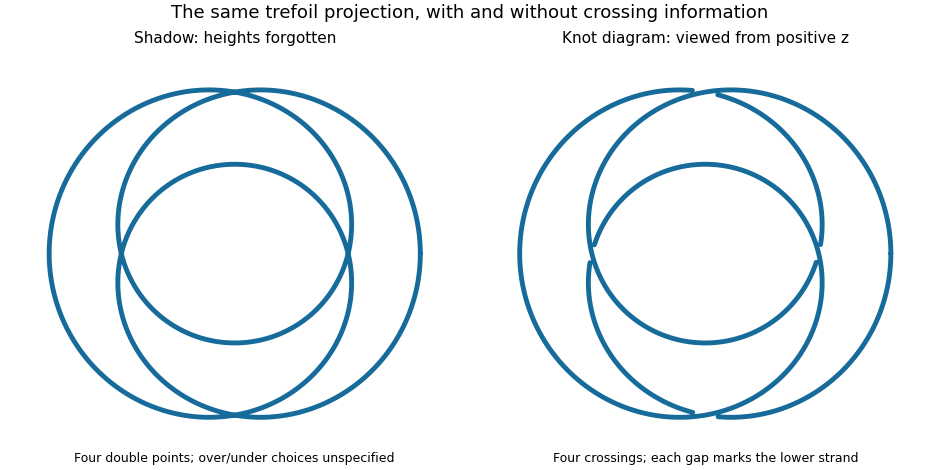

The script that saved this image:
"""Draw the verified four-crossing xy projection of meridional T(2,3).

All double points are derived from positive radius and equal polar angles:
t' - t = 2π/3 or 4π/3, and cos(2t') = cos(2t).
The four unordered pairs below exhaust these possibilities. Underpassing
parameters are masked, never the higher branches. This is not a minimum
crossing diagram. Run from the output directory; writes knot-crossing-diagram.png.
Tested with Python 3.14.4, NumPy 2.3.5 and Matplotlib 3.10.7.
"""

from pathlib import Path

import matplotlib

matplotlib.use("Agg")
import matplotlib.pyplot as plt
import numpy as np


R, r = 2.0, 0.7
PAIRS = np.pi * np.array([[1 / 6, 5 / 6], [1 / 3, 5 / 3], [2 / 3, 4 / 3], [7 / 6, 11 / 6]])
GAP_HALF_WIDTH = 0.026


def curve(t):
    rho = R + r * np.cos(2 * t)
    return np.stack((rho * np.cos(3 * t), rho * np.sin(3 * t), r * np.sin(2 * t)), axis=-1)


def projected_tangent(t):
    rho, drho = R + r * np.cos(2 * t), -2 * r * np.sin(2 * t)
    return np.array([drho * np.cos(3 * t) - 3 * rho * np.sin(3 * t), drho * np.sin(3 * t) + 3 * rho * np.cos(3 * t)])


def periodic_distance(t, center):
    return np.abs((t - center + np.pi) % (2 * np.pi) - np.pi)


def main():
    under, over, crossing_points = [], [], []
    for a, b in PAIRS:
        first, second = curve(a), curve(b)
        assert np.allclose(first[:2], second[:2], atol=1e-12)
        assert np.allclose([first[2], second[2]], [r * np.sin(2 * a), r * np.sin(2 * b)])
        assert np.isclose(first[2], -second[2])
        assert np.isclose(abs(first[2]), r * np.sqrt(3) / 2)
        va, vb = projected_tangent(a), projected_tangent(b)
        assert abs(va[0] * vb[1] - va[1] * vb[0]) > 1
        under.append(a if first[2] < second[2] else b)
        over.append(b if first[2] < second[2] else a)
        crossing_points.append(first[:2])
    assert len(np.unique(np.round(crossing_points, 10), axis=0)) == 4
    # Every underpass is actually removed; every overpass remains intact.
    assert all(periodic_distance(u, v) > 2 * GAP_HALF_WIDTH for u in under for v in over)
    assert all(curve(u)[2] < 0 < curve(v)[2] for u, v in zip(under, over))

    t = np.linspace(0, 2 * np.pi, 12001)
    points = curve(t)
    gaps = np.zeros(t.shape, dtype=bool)
    for parameter in under:
        gaps |= periodic_distance(t, parameter) < GAP_HALF_WIDTH
    broken = points.copy()
    broken[gaps] = np.nan
    for parameter in under:
        assert gaps[np.argmin(periodic_distance(t, parameter))]
    for parameter in over:
        assert not gaps[np.argmin(periodic_distance(t, parameter))]

    fig, axes = plt.subplots(1, 2, figsize=(9.4, 4.7), layout="constrained")
    fig.patch.set_facecolor("white")
    fig.suptitle("The same trefoil projection, with and without crossing information", fontsize=13)
    for ax, drawing, title in zip(axes, [points, broken], ["Shadow: heights forgotten", "Knot diagram: viewed from positive z"]):
        ax.plot(drawing[:, 0], drawing[:, 1], color="#176b9a", linewidth=3.5, solid_capstyle="round")
        ax.set(xlim=(-2.95, 2.95), ylim=(-2.95, 2.95), aspect="equal")
        ax.set_title(title, fontsize=11)
        ax.axis("off")
    axes[0].text(0.5, -0.015, "Four double points; over/under choices unspecified", transform=axes[0].transAxes, ha="center", fontsize=9)
    axes[1].text(0.5, -0.015, "Four crossings; each gap marks the lower strand", transform=axes[1].transAxes, ha="center", fontsize=9)
    fig.savefig(Path.cwd() / "knot-crossing-diagram.png", dpi=100, facecolor="white", transparent=False)
    print("Validated all four analytic crossing pairs, transverse tangents, opposite heights, and underpass masks.")


if __name__ == "__main__":
    main()
